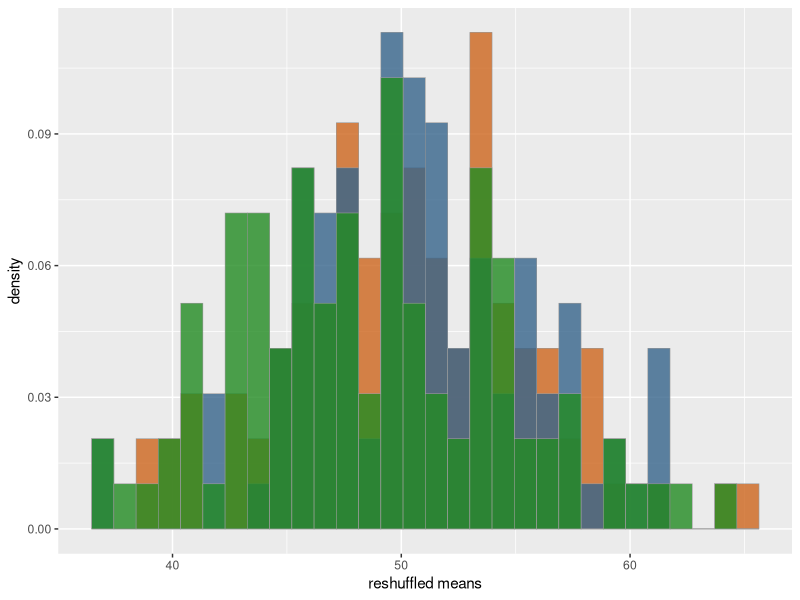

Recreate this plot in R.
## ---- chunk 1
knitr::opts_chunk$set(warning = FALSE, message = FALSE) 
## ---- chunk 2
#################################
# FUNCTION: count0
# purpose: counter the number of zeros in a numeric vector
# input: numeric vector
# output: the number of zeros
# -------------------------------
count0 <- function(num_vec) {
  counter <- 0
  for(i in num_vec) {
    if (i==0) {
     counter <- counter + 1 
    }
  }
  return(counter)
}
## ---- chunk 3
count0(1:5)
count0(0:5)
count0(c(0, 0, 1))
## ---- chunk 4
#################################
# FUNCTION: re_count0
# purpose: counter the number of zeros in a single line of code
# input: numeric vector
# output: the number of zeros
# -------------------------------
re_count0 <- function(num_vec) {
  return(length(num_vec[num_vec==0]))
}
## ---- chunk 5
re_count0(1:5)
re_count0(0:5)
re_count0(c(0, 0, 1))
## ---- chunk 6
#################################
# FUNCTION: gen_mat
# purpose: generate a matrix in which each element is the product of the 
#          row number x the column number
# input: the number of rows and columns 
# output: desired matrix
# -------------------------------
gen_mat <- function(row, col) {
  mat <- matrix(rep(0, row*col), nrow=row, ncol=col)
  for(i in 1:row){
    for(j in 1:col){
      mat[i, j] <- i*j
    }
  }
  return(mat)
}
## ---- chunk 7
gen_mat(1, 1)
gen_mat(4, 5)
## ---- chunk 8
# create treatment groups
groups <- c(rep("group1",10), rep("group2",10), rep("group3",10))
# create response variable
z <- c(runif(min=20, max=30, n=10), 
       runif(min=40, max=70, n=10), 
       runif(min=60, max=90, n=10))
# combine into data frame
df <- data.frame(groups=groups, res=z)
## ---- chunk 9
#################################
# FUNCTION: df_shuffle
# purpose: reshuffles the response variable, and calculates the mean 
#          of each group
# input: dataframe
# output: mean of each group in a vector of length 3
# -------------------------------
df_shuffle <- function(df) {
  # reshuffle the dataframe
  df_sim <- df
  df_sim$res <- sample(df_sim$res)
  # calculate the mean of each group
  mean <- tapply(df_sim$res, df_sim$groups, mean)
  return(mean)
}
## ---- chunk 10
# declare the dataframe
df_mean <- data.frame(matrix(ncol=4,nrow=0, 
                             dimnames=list(NULL, c("rep", 
                                                   "g1_mean", 
                                                   "g2_mean",
                                                   "g3_mean"))))
# repeat reshuffle 100 times
for(i in 1:100){
  df_mean[i,] <- c(i, df_shuffle(df))
}   
## ---- chunk 11
library(ggplot2)
plot <- ggplot(data=df_mean, aes(x=g1_mean, y=..density..)) + 
  geom_histogram(color="grey60",fill="chocolate3",size=0.2, alpha=0.8) + 
  geom_histogram(aes(x=g2_mean, y=..density..),
                 color="grey60",fill="steelblue4",size=0.2, alpha=0.8) +
  geom_histogram(aes(x=g3_mean, y=..density..),
                 color="grey60",fill="forestgreen",size=0.2, alpha=0.8) +
  labs(x="reshuffled means")
print(plot)
